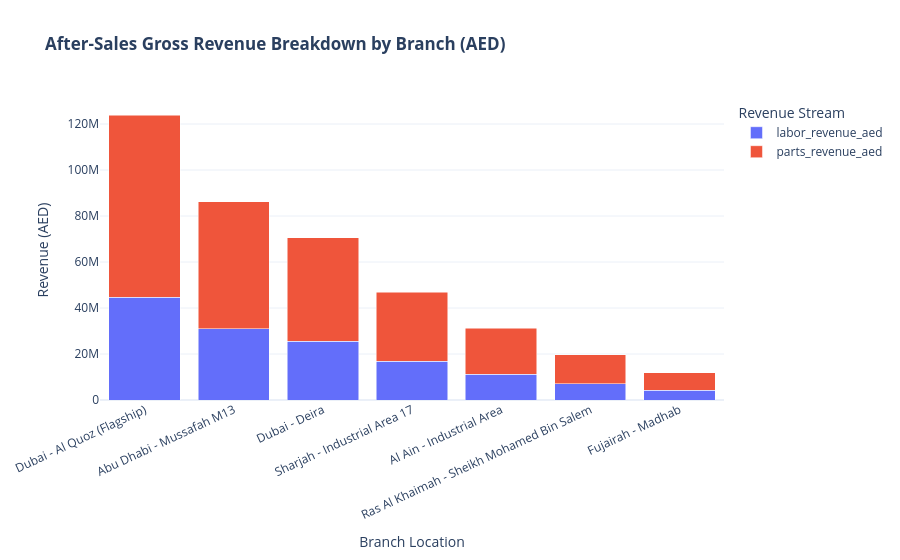
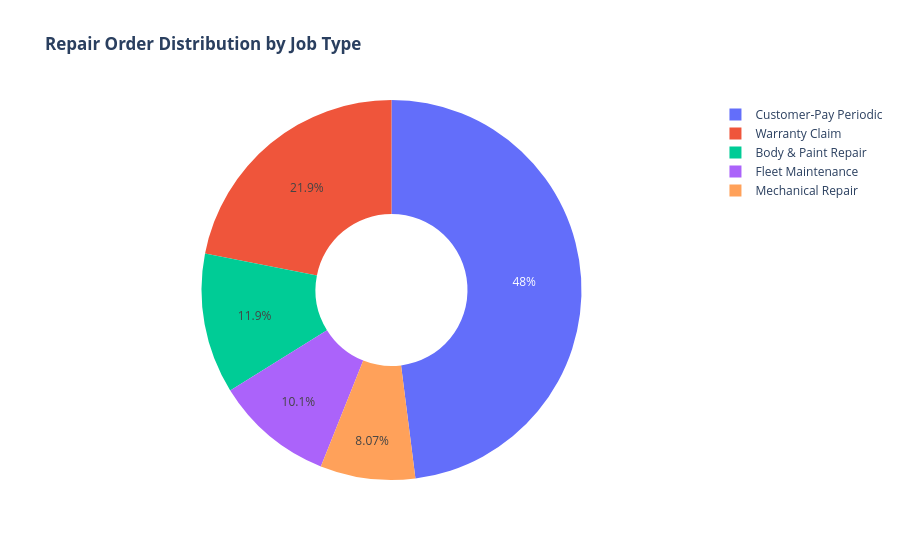

These figures' notebook cell, in order:
### Markdown cell above
##### **Interactive Visualizations**
* Let's generate Plotly charts for branch revenue breakdown and job type distributions.

### Code cell
os.makedirs("../docs", exist_ok=True)

# 1. Branch Revenue Bar Chart
fig_branch = px.bar(
    branch_performance,
    x="branch_name",
    y=["labor_revenue_aed", "parts_revenue_aed"],
    title="<b>After-Sales Gross Revenue Breakdown by Branch (AED)</b>",
    labels={
        "value": "Revenue (AED)",
        "branch_name": "Branch Location",
        "variable": "Revenue Stream",
    },
    barmode="stack",
    template="plotly_white",
)
fig_branch.update_layout(xaxis_tickangle=-25)
fig_branch.write_html("../docs/branch_revenue_breakdown.html")
fig_branch.show()

# 2. Job Type Distribution Pie Chart
job_type_counts = df_repair_orders["job_type"].value_counts().reset_index()
job_type_counts.columns = ["job_type", "count"]

fig_jobs = px.pie(
    job_type_counts,
    names="job_type",
    values="count",
    title="<b>Repair Order Distribution by Job Type</b>",
    hole=0.4,
    template="plotly_white",
)
fig_jobs.write_html("../docs/repair_order_distribution.html")
fig_jobs.show()

### Figure 1 — Plotly figure (JSON) as saved in the notebook; plotly's stock layout.template omitted (floating-point values rounded to 4 significant figures)
{"data": [{"hovertemplate": "Revenue Stream=labor_revenue_aed<br>Branch Location=%{x}<br>Revenue (AED)=%{y}<extra></extra>", "legendgroup": "labor_revenue_aed", "marker": {"color": "#636efa", "pattern": {"shape": ""}}, "name": "labor_revenue_aed", "orientation": "v", "showlegend": true, "textposition": "auto", "type": "bar", "x": ["Dubai - Al Quoz (Flagship)", "Abu Dhabi - Mussafah M13", "Dubai - Deira", "Sharjah - Industrial Area 17", "Al Ain - Industrial Area", "Ras Al Khaimah - Sheikh Mohamed Bin Salem", "Fujairah - Madhab"], "xaxis": "x", "y": [44600000.0, 30990000.0, 25530000.0, 16840000.0, 11270000.0, 7068000.0, 4294000.0], "yaxis": "y"}, {"hovertemplate": "Revenue Stream=parts_revenue_aed<br>Branch Location=%{x}<br>Revenue (AED)=%{y}<extra></extra>", "legendgroup": "parts_revenue_aed", "marker": {"color": "#EF553B", "pattern": {"shape": ""}}, "name": "parts_revenue_aed", "orientation": "v", "showlegend": true, "textposition": "auto", "type": "bar", "x": ["Dubai - Al Quoz (Flagship)", "Abu Dhabi - Mussafah M13", "Dubai - Deira", "Sharjah - Industrial Area 17", "Al Ain - Industrial Area", "Ras Al Khaimah - Sheikh Mohamed Bin Salem", "Fujairah - Madhab"], "xaxis": "x", "y": [79320000.0, 55170000.0, 45090000.0, 29970000.0, 20000000.0, 12540000.0, 7658000.0], "yaxis": "y"}], "layout": {"barmode": "stack", "legend": {"title": {"text": "Revenue Stream"}, "tracegroupgap": 0}, "title": {"text": "<b>After-Sales Gross Revenue Breakdown by Branch (AED)</b>"}, "xaxis": {"anchor": "y", "domain": [0, 1], "tickangle": -25, "title": {"text": "Branch Location"}}, "yaxis": {"anchor": "x", "domain": [0, 1], "title": {"text": "Revenue (AED)"}}}}

### Figure 2 — Plotly figure (JSON) as saved in the notebook; plotly's stock layout.template omitted (floating-point values rounded to 4 significant figures)
{"data": [{"domain": {"x": [0, 1], "y": [0, 1]}, "hole": 0.4, "hovertemplate": "job_type=%{label}<br>count=%{value}<extra></extra>", "labels": ["Customer-Pay Periodic", "Warranty Claim", "Body & Paint Repair", "Fleet Maintenance", "Mechanical Repair"], "legendgroup": "", "name": "", "showlegend": true, "type": "pie", "values": [57587, 26311, 14324, 12090, 9688]}], "layout": {"legend": {"tracegroupgap": 0}, "title": {"text": "<b>Repair Order Distribution by Job Type</b>"}}}
